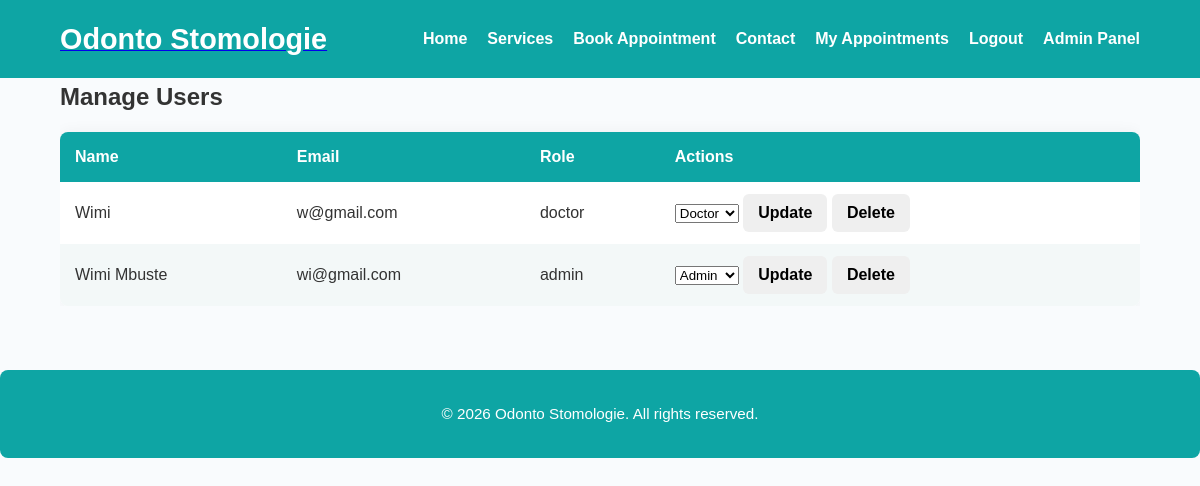
/admin/users (signed in), run on the app's committed database.
### models.py (models this page shows)
class User(UserMixin, db.Model):
    id = db.Column(db.Integer, primary_key=True)
    name = db.Column(db.String(100), nullable=False)
    email = db.Column(db.String(120), unique=True, nullable=False)
    password = db.Column(db.String(200), nullable=False)
    role = db.Column(db.String(20), nullable=False, default='patient')

### routes/admin.py (the view)
@admin_bp.route("/users")
@login_required
@admin_required
def users():
    users = User.query.all()
    return render_template("admin/users.html", users=users)

### app.py (called while the page is built)
@login_manager.user_loader
def load_user(user_id):
    return User.query.get(int(user_id))

### routes/admin.py (called while the page is built)
def admin_required(f):
    @wraps(f)
    def decorated_function(*args, **kwargs):
        if current_user.role != 'admin':
            flash("Access denied!", "danger")
            return redirect(url_for('auth.home'))
        return f(*args, **kwargs)
    return decorated_function

### templates/admin/users.html (shortened to what this page needs)
{% extends "base.html" %}
{% block content %}
<h2>Manage Users</h2>
{% if users %}
<div class="table-container">
    <table class="appointments-table">
        <thead>
            <tr>
                <th>Name</th>
                <th>Email</th>
                <th>Role</th>
                <th>Actions</th>
            </tr>
        </thead>
        <tbody>
            {% for user in users %}
            <tr>
                <td>{{ user.name }}</td>
                <td>{{ user.email }}</td>
                <td>{{ user.role }}</td>
                <td>
                    <form action="{{ url_for('admin.update_user', user_id=user.id) }}" method="POST" style="display:inline;">
                        <select name="role">
                            <option value="doctor" {% if user.role=='doctor' %}selected{% endif %}>Doctor</option>
                            <option value="admin" {% if user.role=='admin' %}selected{% endif %}>Admin</option>
                        </select>
                        <button type="submit" class="btn">Update</button>
                    </form>
                    <form action="{{ url_for('admin.delete_user', user_id=user.id) }}" method="POST" style="display:inline;">
                        <button type="submit" class="btn btn-danger" onclick="return confirm('Are you sure you want to delete this user?')">Delete</button>
                    </form>
                </td>
            </tr>
            {% endfor %}
        </tbody>
    </table>
</div>
{% else %}
<p>No users found.</p>
{% endif %}
{% endblock %}

### static/css/style.css (style rules this page uses)
* { margin:0;padding:0;box-sizing:border-box }
body { font-family:'Poppins',Arial,Helvetica,sans-serif;background:#f9fbfd;color:#333;line-height:1.6 }
.btn,.btn-primary { padding:10px 15px;border-radius:6px;font-weight:600;font-size:1rem; cursor:pointer;border:none;transition:background .2s,transform .2s }
.table-container { overflow-x:auto }
.appointments-table { width:100%;border-collapse:collapse;margin-top:1rem;background:#fff; border-radius:8px;overflow:hidden;box-shadow:0 0 15px rgba(0,0,0,.05) }
.appointments-table th,.appointments-table td { padding:12px 15px;text-align:left }
.appointments-table th { background:#0ea5a4;color:#fff;font-weight:600 }
.appointments-table tr:nth-child(even) { background:#f3f8f8 }

### data on the page
User: name "Wimi", email "w@gmail.com", role "doctor", role "Doctor"
User: name "Wimi Mbuste", email "wi@gmail.com", role "admin", role "Admin"

### other printed values
{{ logo.title if logo and logo.title else 'Odonto Stomologie' }} "Odonto Stomologie"
